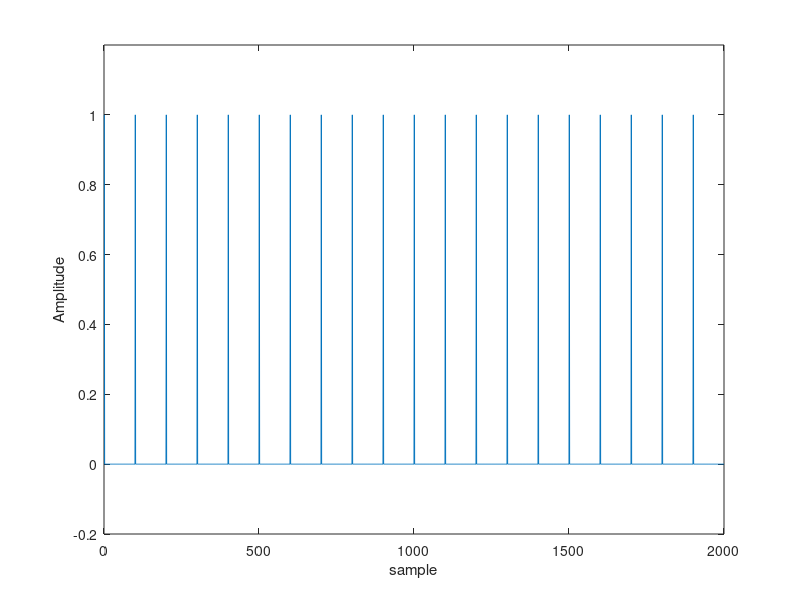
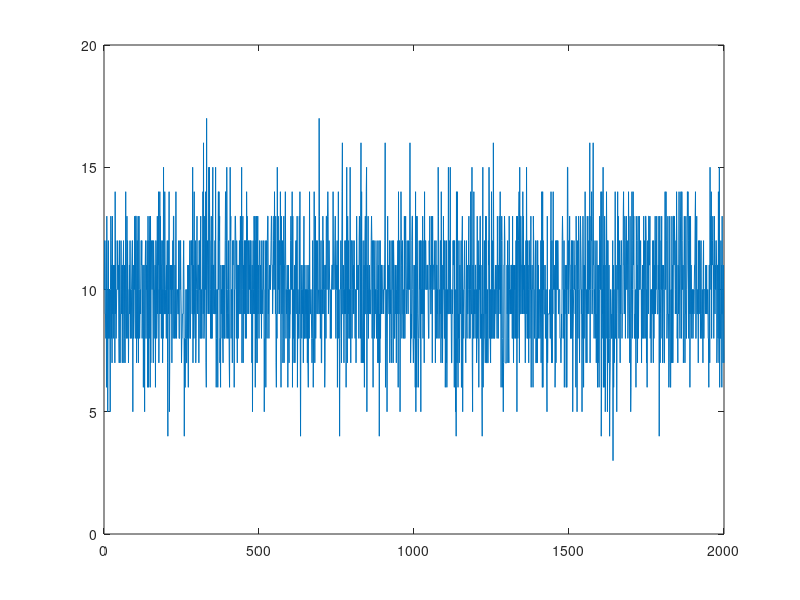
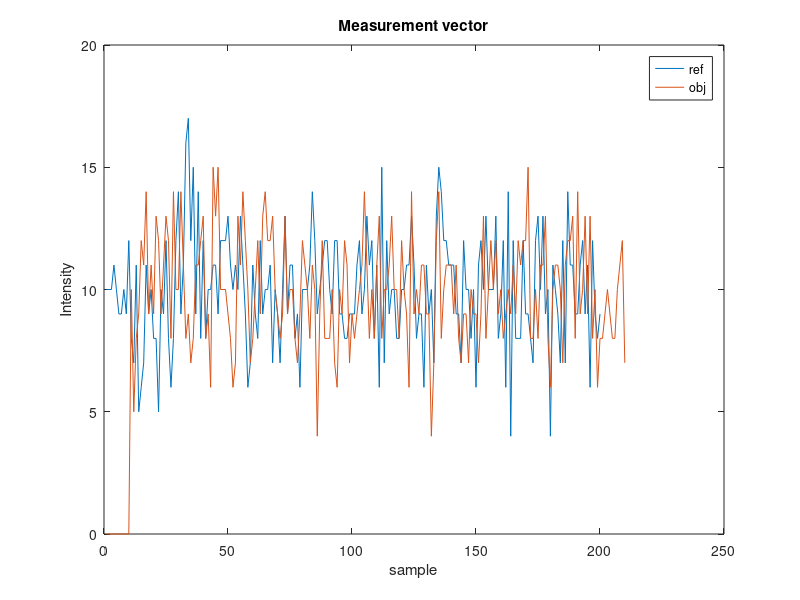

Write MATLAB code to recreate these figures, in order. (Note: this script raises an error after producing the figures.)
clear all;
close all;
clc;

f=1000;
T=1/f;
fs=50;
Ts=1/fs;
k= 1; %sparse level per cycles
Nc = 100 % number sample per cycles
M = Nc*f/500; % number tranfers
N= Nc * f/fs; % length of signal

% generate signal reference
refsig = zeros(N,1);
ref= zeros(Nc,1) % signal tranfers
ref(1,1)= 1;

% time of the light wave flighting from the object to the imaging sensor
shiftime = 10;

% generate signal object
objsig = zeros(N,1);
obj = zeros(Nc,1)
obj (1+shiftime: k+shiftime)=1;

for i= 1:f/fs
    refsig((i-1)*Nc+1:i*Nc) = ref(:,1);
    
end

for i= 1:N
    t(i) = (i-1)/(f*Nc);
end

figure(1);
plot(t,refsig,'linewidth',2)
plot(refsig);
ylim([-0.2 1.2]);
xlabel('sample');
ylabel('Amplitude');

% generate encode signal
Phi = randi([0 1],N,N);
y=Phi*refsig;



figure(2);
plot(y)



Tk_ref=1;
Tk_obj=10;
for i=1:M
   position_ref(i,1) = (i-1) *shiftime+ Tk_ref
   position_obj(i,1) = (i-1) *shiftime+ Tk_obj
   if (position_ref(i) > N )
       position_ref(i) = position_ref(i)-N
   end 
   if (position_obj(i) > N )
       position_obj(i) = position_obj(i)-N
   end
   
end

outputref = zeros(M,1);
outputobj = zeros(M,1);

%Making random measurements
A1=zeros(M,N);
A2=zeros(M,N);

    

for i=1 : M
    outputref(i) = y(position_ref(i));
    A1(i,:) = Phi(position_ref(i),:);
    outputobj(i) = y(position_obj(i));
    A2(i,:) = Phi(position_obj(i),:);
end

% Time of flight wave flighting
tof=10; 

outputobj(M+1:M+tof)= 0;
outputobj = circshift(outputobj,tof)

A3=zeros(size(A2,1)+tof,size(A2,2)+tof);
A3(1+tof:end,1+tof:end)= A2
% 
figure(3)
plot(outputref);
hold on
plot(outputobj);
xlabel('sample');
ylabel('Intensity');
title('Measurement vector');
legend('ref','obj')

% %Adding some measurement noise.
% SNR=15;
% outputobj=createNoise(outputobj,SNR);
% 
% 
% %Measurement vector with noise.
% outputobj = outputobj + e ;
% figure(4);
% plot(outputref);
% hold on
% plot(outputobj);
% title(sprintf('Measurement vector with noise at SNR=%d dB', SNR));



cvx_begin
    variable xp_ref(N);
    minimize (norm(xp_ref,1));
    subject to
    A1*xp_ref==outputref;
cvx_end

% obj = OrthogonalMatchingPursuit(A,20,outputobj);

cvx_begin
    variable xp_obj(N+tof);
    minimize (norm(xp_obj,1));
    subject to
    A3*xp_obj==outputobj; 

%     norm(A*obj-outputobj,2) <= eps
%     minimize (norm(A*obj-outputobj,2)+0.01*norm(obj,1));
cvx_end

% diff = refsig - xp_obj;
% recovery_error = norm(diff) / norm(refsig);
% fprintf('recovery error: %0.4f\n', recovery_error);


figure(5)
plot(xp_ref)
hold on
plot(xp_obj)
xlabel('sample');
ylabel('Amplitude');
title('Reconstructed signal');
legend('ref','obj')

